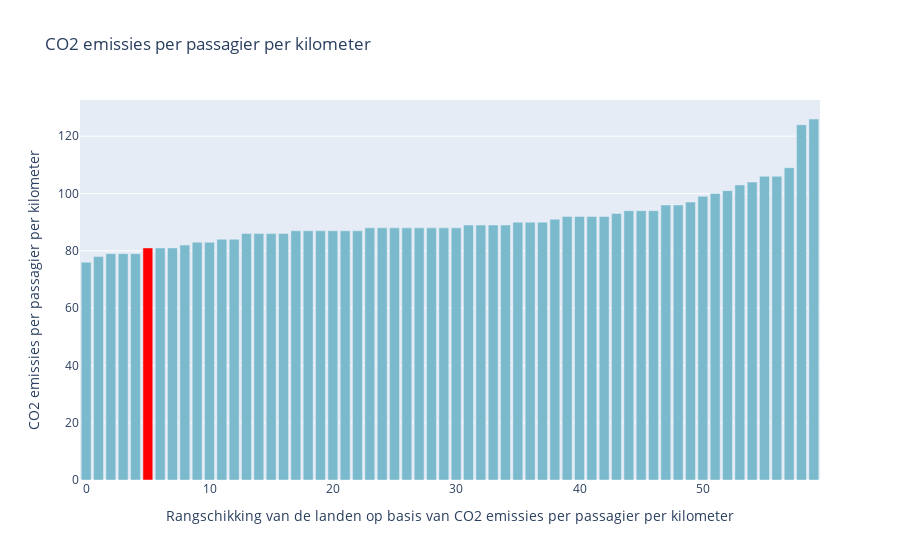

Notebook code cell kept with this figure:
### Markdown cell above
### *Argument 3*

*   Lage CO2 emissies ten opzichte van andere luchthavens:

### Code cell
df_carbon = pd.read_csv(f'{data_path}carbon_emission_per_passenger_per_km.csv')

fig = go.Figure(data=[
    go.Bar(
        x=df_carbon['Ranking'],
        y=df_carbon['Carbon emissions per passenger per kilometer'],
        hovertext=df_carbon[['Country', 'Carbon emissions per passenger per kilometer']],
        hovertemplate='Land: %{customdata}<br>CO2 emissies per passagier per kilometer: %{y}',
        customdata=df_carbon[['Country']],
        marker_color=['#7ABACC'] * 5 + ['red'] + ['#7ABACC'] * (len(df_carbon)-6)
    )
])

fig.update_layout(
    title='CO2 emissies per passagier per kilometer',
    xaxis_title='Rangschikking van de landen op basis van CO2 emissies per passagier per kilometer',
    yaxis_title='CO2 emissies per passagier per kilometer',
    hovermode='closest'
)

fig

### Figure 1 — Plotly figure (JSON) as saved in the notebook; plotly's stock layout.template omitted (floating-point values rounded to 4 significant figures)
{"data": [{"customdata": [["Cyprus"], ["Greece"], ["Israel"], ["Spain"], ["Hungary"], ["Netherlands"], ["Finland"], ["Bulgaria"], ["Portugal"], ["Ireland"], ["Morocco"], ["New Zealand"], ["Belgium"], ["Macau"], ["Taiwan"], ["Sweden"], ["Iceland"], ["Poland"], ["Ukraine"], ["Turkey"], ["Georgia"], ["Czechia"], ["United Kingdom"], ["France"], ["Armenia"], ["Qatar"], ["United Arab Emirates"], ["Russia"], ["Canada"], ["China"], ["Hong Kong"], ["Mexico"], ["Egypt"], ["Italy"], ["Australia"], ["Croatia"], ["Denmark"], ["South Korea"], ["Argentina"], ["Mongolia"], ["Switzerland"], ["Germany"], ["Oman"], ["Jordan"], ["Serbia"], ["Japan"], ["United States"], ["Norway"], ["Bahrain"], ["Estonia"], ["Lebanon"], ["Kuwait"], ["Albania"], ["Saudi Arabia"], ["Luxembourg"], ["Iraq"], ["Algeria"], ["Syria"], ["Greenland"], ["Iran"]], "hovertemplate": "Land: %{customdata}<br>CO2 emissies per passagier per kilometer: %{y}", "hovertext": [["Cyprus", 76], ["Greece", 78], ["Israel", 79], ["Spain", 79], ["Hungary", 79], ["Netherlands", 81], ["Finland", 81], ["Bulgaria", 81], ["Portugal", 82], ["Ireland", 83], ["Morocco", 83], ["New Zealand", 84], ["Belgium", 84], ["Macau", 86], ["Taiwan", 86], ["Sweden", 86], ["Iceland", 86], ["Poland", 87], ["Ukraine", 87], ["Turkey", 87], ["Georgia", 87], ["Czechia", 87], ["United Kingdom", 87], ["France", 88], ["Armenia", 88], ["Qatar", 88], ["United Arab Emirates", 88], ["Russia", 88], ["Canada", 88], ["China", 88], ["Hong Kong", 88], ["Mexico", 89], ["Egypt", 89], ["Italy", 89], ["Australia", 89], ["Croatia", 90], ["Denmark", 90], ["South Korea", 90], ["Argentina", 91], ["Mongolia", 92], ["Switzerland", 92], ["Germany", 92], ["Oman", 92], ["Jordan", 93], ["Serbia", 94], ["Japan", 94], ["United States", 94], ["Norway", 96], ["Bahrain", 96], ["Estonia", 97], ["Lebanon", 99], ["Kuwait", 100], ["Albania", 101], ["Saudi Arabia", 103], ["Luxembourg", 104], ["Iraq", 106], ["Algeria", 106], ["Syria", 109], ["Greenland", 124], ["Iran", 126]], "marker": {"color": ["#7ABACC", "#7ABACC", "#7ABACC", "#7ABACC", "#7ABACC", "red", "#7ABACC", "#7ABACC", "#7ABACC", "#7ABACC", "#7ABACC", "#7ABACC", "#7ABACC", "#7ABACC", "#7ABACC", "#7ABACC", "#7ABACC", "#7ABACC", "#7ABACC", "#7ABACC", "#7ABACC", "#7ABACC", "#7ABACC", "#7ABACC", "#7ABACC", "#7ABACC", "#7ABACC", "#7ABACC", "#7ABACC", "#7ABACC", "#7ABACC", "#7ABACC", "#7ABACC", "#7ABACC", "#7ABACC", "#7ABACC", "#7ABACC", "#7ABACC", "#7ABACC", "#7ABACC", "#7ABACC", "#7ABACC", "#7ABACC", "#7ABACC", "#7ABACC", "#7ABACC", "#7ABACC", "#7ABACC", "#7ABACC", "#7ABACC", "#7ABACC", "#7ABACC", "#7ABACC", "#7ABACC", "#7ABACC", "#7ABACC", "#7ABACC", "#7ABACC", "#7ABACC", "#7ABACC"]}, "type": "bar", "x": [0, 1, 2, 3, 4, 5, 6, 7, 8, 9, 10, 11, 12, 13, 14, 15, 16, 17, 18, 19, 20, 21, 22, 23, 24, 25, 26, 27, 28, 29, 30, 31, 32, 33, 34, 35, 36, 37, 38, 39, 40, 41, 42, 43, 44, 45, 46, 47, 48, 49, 50, 51, 52, 53, 54, 55, 56, 57, 58, 59], "y": [76, 78, 79, 79, 79, 81, 81, 81, 82, 83, 83, 84, 84, 86, 86, 86, 86, 87, 87, 87, 87, 87, 87, 88, 88, 88, 88, 88, 88, 88, 88, 89, 89, 89, 89, 90, 90, 90, 91, 92, 92, 92, 92, 93, 94, 94, 94, 96, 96, 97, 99, 100, 101, 103, 104, 106, 106, 109, 124, 126]}], "layout": {"hovermode": "closest", "title": {"text": "CO2 emissies per passagier per kilometer"}, "xaxis": {"title": {"text": "Rangschikking van de landen op basis van CO2 emissies per passagier per kilometer"}}, "yaxis": {"title": {"text": "CO2 emissies per passagier per kilometer"}}}}
